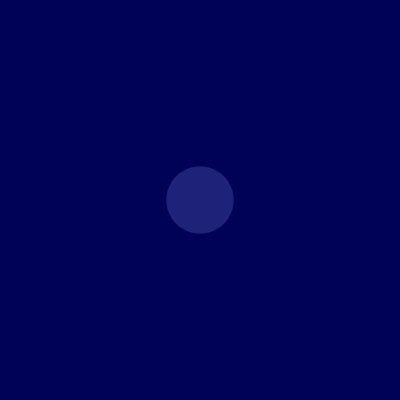
Frame 1 (no input)
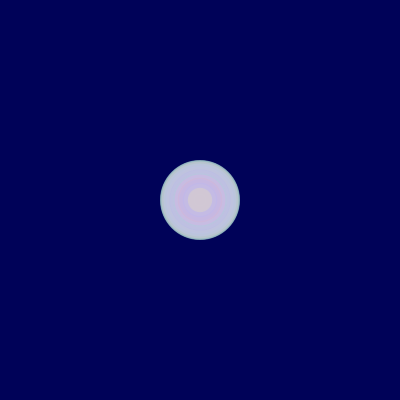
Frame 60 (the mouse pressed at the canvas centre just before this capture)
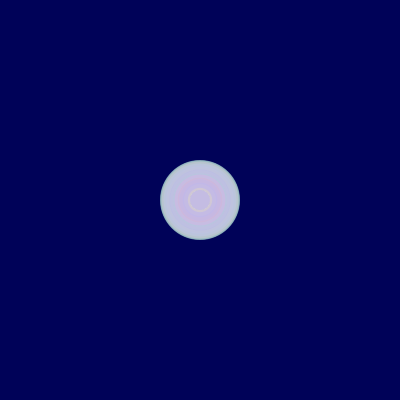
Frame 120 (the mouse held since frame 60 and released just before this capture)

The Processing sketch that drew these frames (run headless with seeded random() and noise(); from frame 60 on, the mouse is pressed at the canvas centre):

// Processing sketch: processing_146684
// ── processing_146684.pde

int counter;

void setup() {  //setup function called initially, only once
  size(400, 400);
  background(600);  //set background red
  colorMode(HSB);   //set colors to Hue, Saturation, Brightness mode
  counter = 0;
}

void draw() {  //draw function loops 
  counter++;
  noStroke();
  fill(random(255),100,255,50);
  
  if(mousePressed == true) { //add some interaction
    ellipse(mouseX, mouseY, 20, 20);
  }
  else {
    ellipse(width/2, height/2, 80*sin(counter), 80*sin(counter));
  }
}
